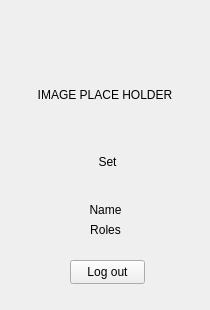
<?xml version="1.0" encoding="UTF-8"?>
<ui version="4.0">
 <class>Form</class>
 <widget class="QWidget" name="Form">
  <property name="geometry">
   <rect>
    <x>0</x>
    <y>0</y>
    <width>210</width>
    <height>310</height>
   </rect>
  </property>
  <property name="windowTitle">
   <string>Form</string>
  </property>
  <widget class="QPushButton" name="pb_logout">
   <property name="geometry">
    <rect>
     <x>70</x>
     <y>260</y>
     <width>75</width>
     <height>24</height>
    </rect>
   </property>
   <property name="text">
    <string>Log out</string>
   </property>
  </widget>
  <widget class="QLabel" name="lb_username">
   <property name="geometry">
    <rect>
     <x>0</x>
     <y>200</y>
     <width>211</width>
     <height>20</height>
    </rect>
   </property>
   <property name="layoutDirection">
    <enum>Qt::LeftToRight</enum>
   </property>
   <property name="text">
    <string>Name</string>
   </property>
   <property name="alignment">
    <set>Qt::AlignCenter</set>
   </property>
   <property name="wordWrap">
    <bool>false</bool>
   </property>
  </widget>
  <widget class="QGroupBox" name="groupBox">
   <property name="geometry">
    <rect>
     <x>30</x>
     <y>20</y>
     <width>151</width>
     <height>171</height>
    </rect>
   </property>
   <property name="styleSheet">
    <string notr="true">border: none;</string>
   </property>
   <property name="title">
    <string/>
   </property>
   <widget class="QLabel" name="lb_userImage">
    <property name="geometry">
     <rect>
      <x>0</x>
      <y>0</y>
      <width>150</width>
      <height>150</height>
     </rect>
    </property>
    <property name="styleSheet">
     <string notr="true">QLabel {
	border-radius: 48px;
}</string>
    </property>
    <property name="text">
     <string>IMAGE PLACE HOLDER</string>
    </property>
    <property name="alignment">
     <set>Qt::AlignCenter</set>
    </property>
   </widget>
   <widget class="QPushButton" name="pb_setImage">
    <property name="geometry">
     <rect>
      <x>40</x>
      <y>130</y>
      <width>75</width>
      <height>24</height>
     </rect>
    </property>
    <property name="text">
     <string>Set</string>
    </property>
   </widget>
  </widget>
  <widget class="QLabel" name="lb_role">
   <property name="geometry">
    <rect>
     <x>0</x>
     <y>220</y>
     <width>211</width>
     <height>20</height>
    </rect>
   </property>
   <property name="layoutDirection">
    <enum>Qt::LeftToRight</enum>
   </property>
   <property name="text">
    <string>Roles</string>
   </property>
   <property name="alignment">
    <set>Qt::AlignCenter</set>
   </property>
   <property name="wordWrap">
    <bool>false</bool>
   </property>
  </widget>
 </widget>
 <resources/>
 <connections/>
</ui>
